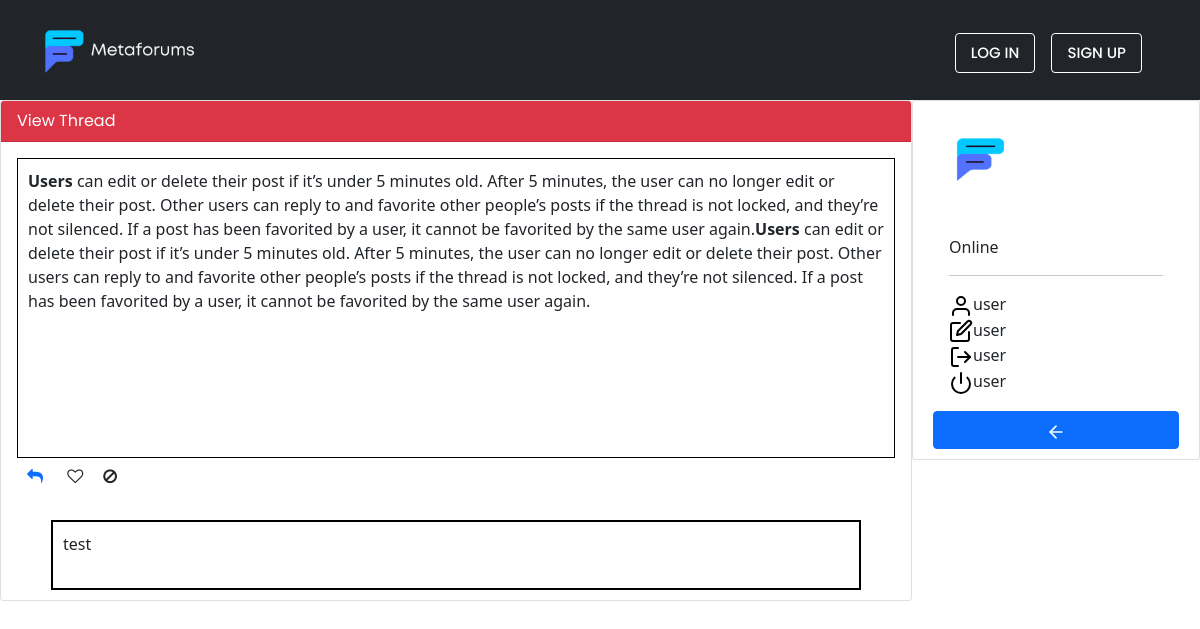
Page /viewthread.php?id=44 on the committed database.
### tables this page shows
CREATE TABLE `forum_post` (
  `postid` int(11) NOT NULL,
  `ckeditor` text NOT NULL,
  `topicid` int(11) DEFAULT NULL,
  `username` varchar(200) NOT NULL,
  `createpost` datetime NOT NULL DEFAULT current_timestamp()
);

CREATE TABLE `reply` (
  `replyid` int(100) NOT NULL,
  `postid` int(200) DEFAULT NULL,
  `replytext` text NOT NULL,
  `create_reply` datetime NOT NULL DEFAULT current_timestamp()
);

### viewthread.php (the view, shortened to what this page needs)
<!DOCTYPE html>
<html lang="en">
<head>
    <link rel="stylesheet" href="https://cdnjs.cloudflare.com/ajax/libs/font-awesome/4.7.0/css/font-awesome.min.css">
    <link href="https://cdn.jsdelivr.net/npm/bootstrap@5.1.3/dist/css/bootstrap.min.css" rel="stylesheet">
    <link rel="stylesheet" href="style.css">
<body>
    <?php
    include("connect.php");
    $postid = $_GET['id'];
    $sql3 = "SELECT * FROM forum_post a, forum_topic b, forum_category c WHERE a.topicid=b.topicid and b.categoryid=c.categoryid and postid='$postid' ";
    $query3 = mysqli_query($con,$sql3);
    $sql = "SELECT * FROM forum_post a, reply b where a.postid=b.postid";
    $query = mysqli_query($con,$sql);
    ?>
    <nav class="navbar navbar-light bg-dark">
        <div class="container">
            <a class="navbar-brand" href="index.php">
                <img src="images/logometaforums.png" alt=""  height="80">
            </a>
            <form class="d-flex">
                <a href="login.php"class="btn btn-outline-success me-3 <?php if(isset($disp))echo $disp; ?>">LOG IN</a>
                <a href="signup.php"class="btn btn-outline-success me-3 <?php if(isset($disp))echo $disp; ?>" >SIGN UP</a>
            </form>
        </div>
    </nav>
    <div class="ckeditor" id="ckeditor">
        <div class="person">
            <div class="card rounded float-end" style="width: 18rem;">
                <img src="images/logometaforums.png" height="100"class="card-img rounded mx-auto d-block" alt="...">
                <div class="card-body">
                    <p class="card-text">Online</p>
                    <hr>
                    <div class="imagecard">
                        <img src="images/user (1).svg"alt="" srcset="">user
                        <br>
                        <img src="images/edit.svg"alt="" srcset="">user
                        <br>
                        <img src="images/log-out.svg"alt="" srcset="">user
                        <br>
                        <img src="images/power.svg"alt="" srcset="">user
                    </div>
                </div>
                    <a href="index.php" class="btn btn-primary">
                    <img src="images/arrow-left.svg"alt="" srcset=""></a>
            </div>
        </div>
        <div class="card">
            <div class="card-header bg-danger"style="color:white;">
                View Thread
            </div>
            <div class="card-body">
                <form action="#" method="POST" name="postform" enctype="multipart/form-data">
                    <div class="viewing">
                        <?php
                        while($row=$query3->fetch_assoc()){
                            echo $row ['ckeditor'];
                        }
                        ?>
                    </div>
                </form>
                <a href="reply.php?postid=<?php echo $postid?>"><i class="fa fa-reply" aria-hidden="true" style="margin: 10px 10px;"></i></a>
                <i class="fa fa-heart-o" aria-hidden="true" style="margin: 10px 10px;"></i><i class="fa fa-ban" aria-hidden="true" style="margin: 10px 10px;"></i>
            </div>
            <div class="view-reply">
                <?php
                    while($row=$query->fetch_assoc()){
                        if($row['postid']==$postid){
                            echo $row ['replytext'];
                        }
                    }
                ?>
            </div>
        </div>
    </div>
</body>
</html>

### style.css (style rules this page uses)
.navbar { height: 100px; }
.btn-outline-success { border-color: white; color: white; font-family: 'Poppins', sans-serif; font-weight:500; font-size: 15px; padding:8px 15px; }
.rounded { border-radius: 0.25rem!important; padding: 10px 20px; }

### viewthread.php (style rules this page uses)
.card-header { font-family: 'Poppins', sans-serif; }
.rounded { border-radius: 0.25rem!important; padding: 10px 20px; }
.viewing { padding: 10px 10px; border : 1px solid black; min-height: 300px; }
.view-reply { margin :10px 50px; padding: 10px 10px; border : 2px solid black; min-height: 70px; }

### rows in the picture
forum_post: ckeditor "Users can edit or delete their post if it’s under 5 minutes old. After 5 minutes, the user can no longer edit or delete their post. Other users can reply to and favorite other people’s posts if the thread is not locked, and they’re not silenced. If a post has been favorited by a user, it cannot be favorited by the same user again. Users can edit or delete their post if it’s under 5 minutes old. After 5 minutes, the user can no longer edit or delete their post. Other users can reply to and favorite other people’s posts if the thread is not locked, and they’re not silenced. If a post has been favorited by a user, it cannot be favorited by the same user again."
reply: replytext "test"
